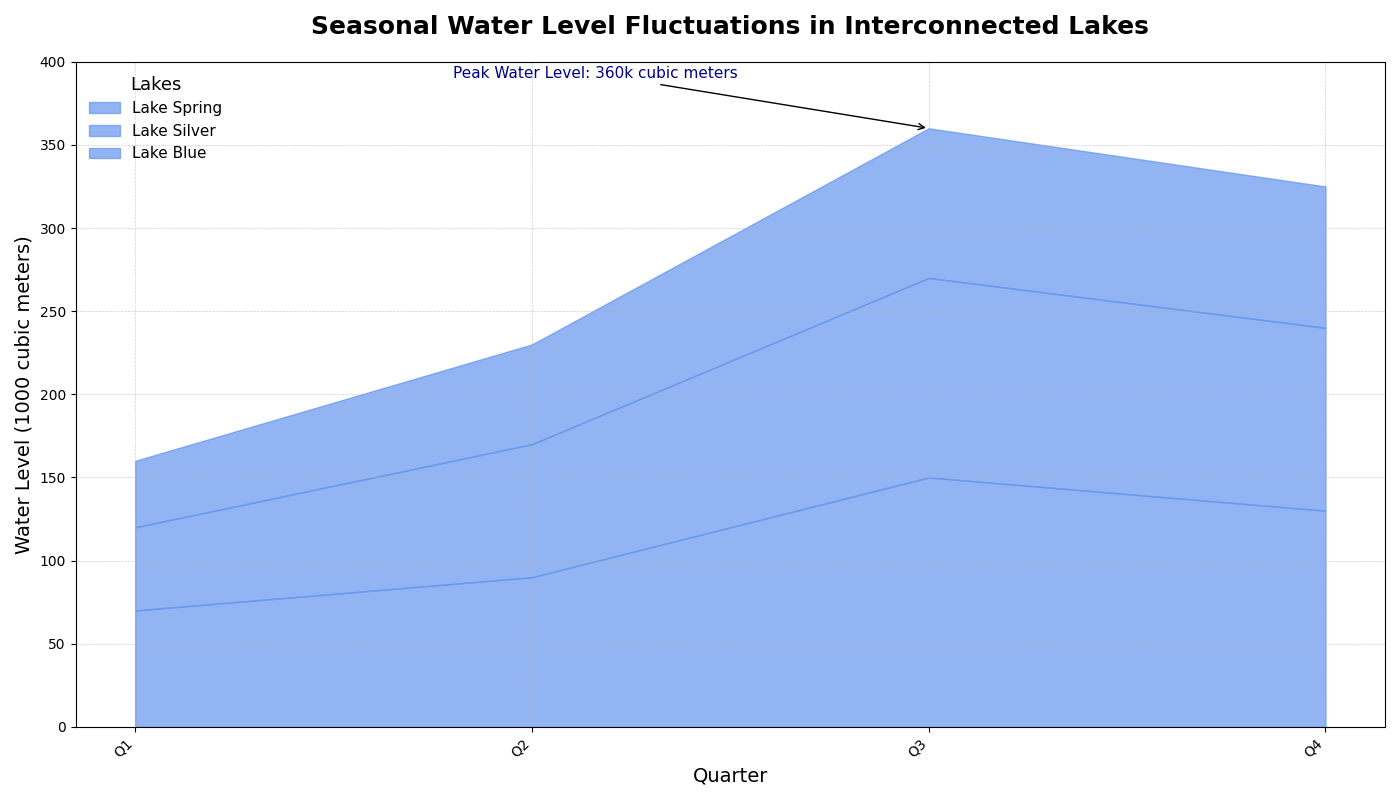

Reproduce this figure in Python.
import matplotlib.pyplot as plt
import numpy as np

quarters = ['Q1', 'Q2', 'Q3', 'Q4']
lake_spring = [70, 90, 150, 130]
lake_silver = [50, 80, 120, 110]
lake_blue = [40, 60, 90, 85]

lake_silver_cumulative = np.array(lake_spring) + np.array(lake_silver)
total_water_levels = lake_silver_cumulative + np.array(lake_blue)

fig, ax = plt.subplots(figsize=(14, 8))

# Use a single color for all data groups
single_color = 'cornflowerblue'
alpha_value = 0.7

ax.fill_between(quarters, lake_spring, label='Lake Spring', color=single_color, alpha=alpha_value)
ax.fill_between(quarters, lake_silver_cumulative, lake_spring, label='Lake Silver', color=single_color, alpha=alpha_value)
ax.fill_between(quarters, total_water_levels, lake_silver_cumulative, label='Lake Blue', color=single_color, alpha=alpha_value)

ax.set_title('Seasonal Water Level Fluctuations in Interconnected Lakes', fontsize=18, fontweight='bold', pad=20)
ax.set_xlabel('Quarter', fontsize=14)
ax.set_ylabel('Water Level (1000 cubic meters)', fontsize=14)

ax.legend(loc='upper left', title='Lakes', title_fontsize='13', fontsize=11, frameon=False)

ax.grid(True, which='both', linestyle='--', linewidth=0.5, alpha=0.6)
ax.set_ylim(0, 400)
ax.set_yticks(range(0, 401, 50))
ax.set_xticks(np.arange(len(quarters)))
ax.set_xticklabels(quarters, rotation=45, ha='right')

peak_quarter = 'Q3'
peak_level = total_water_levels[2]
ax.annotate(f'Peak Water Level: {peak_level}k cubic meters', xy=(2, peak_level), xytext=(0.8, peak_level + 30),
            arrowprops=dict(facecolor='darkblue', arrowstyle='->'), fontsize=11, color='darkblue')

plt.tight_layout()
plt.show()
